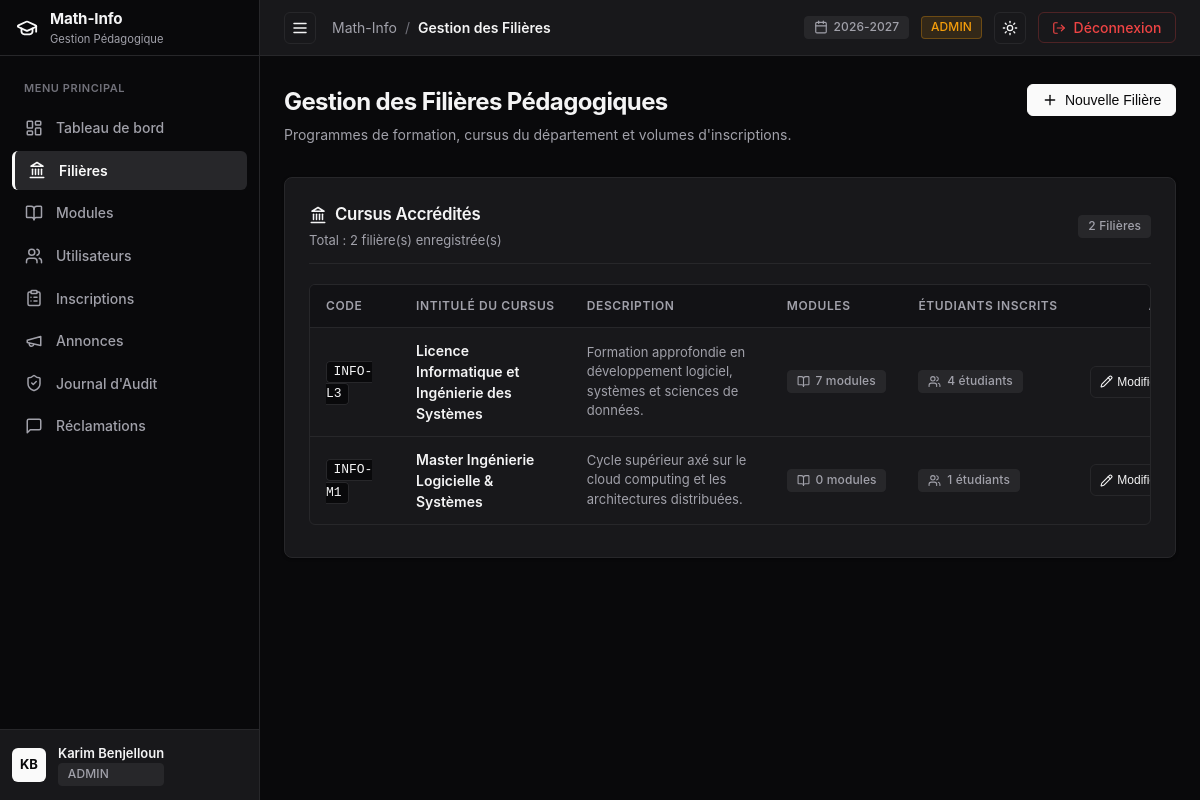
Page /admin/filieres (signed in) on the committed database.
### tables this page shows
CREATE TABLE `utilisateurs` (
  `idUtilisateur` int NOT NULL AUTO_INCREMENT,
  `nom` varchar(100) NOT NULL,
  `prenom` varchar(100) NOT NULL,
  `email` varchar(150) NOT NULL,
  `motDePasse` varchar(255) NOT NULL,
  `role` enum('ADMIN','ENSEIGNANT','ETUDIANT') NOT NULL,
  `dateCreation` timestamp NULL DEFAULT CURRENT_TIMESTAMP,
  PRIMARY KEY (`idUtilisateur`),
  UNIQUE KEY `email` (`email`)
);

CREATE TABLE `filieres` (
  `idFiliere` int NOT NULL AUTO_INCREMENT,
  `code` varchar(20) NOT NULL,
  `intitule` varchar(150) NOT NULL,
  `description` text,
  PRIMARY KEY (`idFiliere`),
  UNIQUE KEY `code` (`code`)
);

### src/Views/admin/filieres.php (the view, shortened to what the rows shown need)
<div style="margin-bottom: 2rem; display: flex; justify-content: space-between; align-items: flex-start; flex-wrap: wrap; gap: 1rem;">
  <div>
    <h1 style="font-size: 1.5rem; font-weight: 700; letter-spacing: -0.025em; color: var(--text-main); margin-bottom: 0.25rem;">
      Gestion des Filières Pédagogiques
    </h1>
    <p style="color: var(--text-muted); font-size: 0.875rem;">
      Programmes de formation, cursus du département et volumes d'inscriptions.
    </p>
  </div>
  <button class="btn btn-primary" data-modal-open="createFiliereModal">
    <?= Icon::get('plus', 16) ?>
    <span>Nouvelle Filière</span>
  </button>
</div>
<div class="card">
  <div class="card-header">
    <div>
      <span class="card-title">
        <?= Icon::get('landmark', 18) ?>
        <span>Cursus Accrédités</span>
      </span>
      <span class="card-desc" style="display: block; margin-top: 0.25rem;">
        Total : <?= count($filieres) ?> filière(s) enregistrée(s)
      </span>
    </div>
    <span class="badge badge-neutral"><?= count($filieres) ?> Filières</span>
  </div>
  <?php if (empty($filieres)): ?>
    <div style="text-align: center; padding: 3rem 1rem; color: var(--text-muted); font-size: 0.875rem;">
      <div style="margin-bottom: 0.5rem; color: var(--text-subtle);"><?= Icon::get('landmark', 32) ?></div>
      Aucune filière configurée pour le moment.
    </div>
  <?php else: ?>
    <div class="table-wrapper">
      <table>
        <thead>
          <tr>
            <th style="min-width: 90px;">Code</th>
            <th style="min-width: 170px;">Intitulé du Cursus</th>
            <th style="min-width: 200px;">Description</th>
            <th style="min-width: 90px;">Modules</th>
            <th style="min-width: 110px;">Étudiants Inscrits</th>
            <th style="min-width: 120px; text-align: right;">Actions</th>
          </tr>
        </thead>
        <tbody>
          <?php foreach ($filieres as $f): ?>
            <tr>
              <td><code><?= htmlspecialchars($f['code']) ?></code></td>
              <td style="font-weight: 600;"><?= htmlspecialchars($f['intitule']) ?></td>
              <td style="color: var(--text-muted); font-size: 0.8125rem; max-width: 320px;">
                <?= htmlspecialchars($f['description'] ?? 'Aucune description spécifiée.') ?>
              </td>
              <td>
                <span class="badge badge-neutral">
                  <?= Icon::get('book-open', 13) ?>
                  <span><?= (int)$f['total_modules'] ?> modules</span>
                </span>
              </td>
              <td>
                <span class="badge badge-neutral">
                  <?= Icon::get('users', 13) ?>
                  <span><?= (int)$f['total_etudiants'] ?> étudiants</span>
                </span>
              </td>
              <td style="text-align: right;">
                <div style="display: inline-flex; gap: 0.35rem;">
                  <button
                    type="button"
                    class="btn btn-outline btn-sm edit-filiere-btn"
                    data-id="<?= $f['idFiliere'] ?>"
                    data-code="<?= htmlspecialchars($f['code']) ?>"
                    data-intitule="<?= htmlspecialchars($f['intitule']) ?>"
                    data-description="<?= htmlspecialchars($f['description'] ?? '') ?>"
                    title="Modifier la filière"
                  >
                    <?= Icon::get('pencil', 13) ?>
                    <span>Modifier</span>
                  </button>
                </div>
              </td>
            </tr>
          <?php endforeach; ?>
        </tbody>
      </table>
    </div>
  <?php endif; ?>
</div>

### src/Utils/Icon.php (shortened to what the rows shown need)
<?php
class Icon {
    public static function get(string $name, int $size = 16, string $extraClass = ''): string {
        $classAttr = 'lucide-icon' . ($extraClass !== '' ? ' ' . $extraClass : '');
        $svgAttrs = sprintf(
            'xmlns="http://www.w3.org/2000/svg" width="%d" height="%d" viewBox="0 0 24 24" fill="none" stroke="currentColor" stroke-width="2" stroke-linecap="round" stroke-linejoin="round" class="%s"',
            $size,
            $size,
            htmlspecialchars($classAttr)
        );
        switch ($name) {
            case 'graduation-cap':
                return "<svg {$svgAttrs}><path d=\"M21.42 10.922a1 1 0 0 0-.019-1.838L12.83 5.18a2 2 0 0 0-1.66 0L2.6 9.08a1 1 0 0 0 0 1.832l8.57 3.908a2 2 0 0 0 1.66 0z\"/><path d=\"M22 10v6\"/><path d=\"M6 12.5V16a6 3 0 0 0 12 0v-3.5\"/></svg>";
            case 'layout-dashboard':
                return "<svg {$svgAttrs}><rect width=\"7\" height=\"9\" x=\"3\" y=\"3\" rx=\"1\"/><rect width=\"7\" height=\"5\" x=\"14\" y=\"3\" rx=\"1\"/><rect width=\"7\" height=\"9\" x=\"14\" y=\"12\" rx=\"1\"/><rect width=\"7\" height=\"5\" x=\"3\" y=\"16\" rx=\"1\"/></svg>";
            case 'landmark':
                return "<svg {$svgAttrs}><line x1=\"3\" x2=\"21\" y1=\"22\" y2=\"22\"/><line x1=\"6\" x2=\"6\" y1=\"18\" y2=\"11\"/><line x1=\"10\" x2=\"10\" y1=\"18\" y2=\"11\"/><line x1=\"14\" x2=\"14\" y1=\"18\" y2=\"11\"/><line x1=\"18\" x2=\"18\" y1=\"18\" y2=\"11\"/><polygon points=\"12 2 20 7 4 7\"/></svg>";
            case 'book-open':
                return "<svg {$svgAttrs}><path d=\"M12 7v14\"/><path d=\"M3 18a1 1 0 0 1-1-1V4a1 1 0 0 1 1-1h5a4 4 0 0 1 4 4 4 4 0 0 1 4-4h5a1 1 0 0 1 1 1v13a1 1 0 0 1-1 1h-6a3 3 0 0 0-3 3 3 3 0 0 0-3-3z\"/></svg>";
            case 'users':
                return "<svg {$svgAttrs}><path d=\"M16 21v-2a4 4 0 0 0-4-4H6a4 4 0 0 0-4 4v2\"/><circle cx=\"9\" cy=\"7\" r=\"4\"/><path d=\"M22 21v-2a4 4 0 0 0-3-3.87\"/><path d=\"M16 3.13a4 4 0 0 1 0 7.75\"/></svg>";
            case 'clipboard-list':
                return "<svg {$svgAttrs}><rect width=\"8\" height=\"4\" x=\"8\" y=\"2\" rx=\"1\" ry=\"1\"/><path d=\"M16 4h2a2 2 0 0 1 2 2v14a2 2 0 0 1-2 2H6a2 2 0 0 1-2-2V6a2 2 0 0 1 2-2h2\"/><path d=\"M12 11h4\"/><path d=\"M12 16h4\"/><path d=\"M8 11h.01\"/><path d=\"M8 16h.01\"/></svg>";
            case 'megaphone':
                return "<svg {$svgAttrs}><path d=\"m3 11 18-5v12L3 14v-3z\"/><path d=\"M11.6 16.8a3 3 0 1 1-5.8-1.6\"/></svg>";
            case 'shield-check':
                return "<svg {$svgAttrs}><path d=\"M20 13c0 5-3.5 7.5-7.66 8.95a1 1 0 0 1-.67-.01C7.5 20.5 4 18 4 13V6a1 1 0 0 1 1-1c2 0 4.5-1.2 6.24-2.72a1.17 1.17 0 0 1 1.52 0C14.51 3.81 17 5 19 5a1 1 0 0 1 1 1z\"/><path d=\"m9 12 2 2 4-4\"/></svg>";
            case 'calendar':
                return "<svg {$svgAttrs}><path d=\"M8 2v4\"/><path d=\"M16 2v4\"/><rect width=\"18\" height=\"18\" x=\"3\" y=\"4\" rx=\"2\"/><path d=\"M3 10h18\"/></svg>";
            case 'sun':
                return "<svg {$svgAttrs}><circle cx=\"12\" cy=\"12\" r=\"4\"/><path d=\"M12 2v2\"/><path d=\"M12 20v2\"/><path d=\"m4.93 4.93 1.41 1.41\"/><path d=\"m17.66 17.66 1.41 1.41\"/><path d=\"M2 12h2\"/><path d=\"M20 12h2\"/><path d=\"m6.34 17.66-1.41 1.41\"/><path d=\"m19.07 4.93-1.41 1.41\"/></svg>";
            case 'log-out':
                return "<svg {$svgAttrs}><path d=\"M9 21H5a2 2 0 0 1-2-2V5a2 2 0 0 1 2-2h4\"/><polyline points=\"16 17 21 12 16 7\"/><line x1=\"21\" x2=\"9\" y1=\"12\" y2=\"12\"/></svg>";
            case 'pencil':
                return "<svg {$svgAttrs}><path d=\"M21.174 6.812a1 1 0 0 0-3.986-3.987L3.842 16.174a2 2 0 0 0-.5.83l-1.321 4.352a.5.5 0 0 0 .623.622l4.353-1.32a2 2 0 0 0 .83-.497z\"/><path d=\"m15 5 4 4\"/></svg>";
            case 'trash-2':
                return "<svg {$svgAttrs}><path d=\"M3 6h18\"/><path d=\"M19 6v14c0 1-1 2-2 2H7c-1 0-2-1-2-2V6\"/><path d=\"M8 6V4c0-1 1-2 2-2h4c1 0 2 1 2 2v2\"/><line x1=\"10\" x2=\"10\" y1=\"11\" y2=\"17\"/><line x1=\"14\" x2=\"14\" y1=\"11\" y2=\"17\"/></svg>";
            case 'plus':
                return "<svg {$svgAttrs}><path d=\"M5 12h14\"/><path d=\"M12 5v14\"/></svg>";
            case 'x':
                return "<svg {$svgAttrs}><path d=\"M18 6 6 18\"/><path d=\"m6 6 12 12\"/></svg>";
            case 'menu':
                return "<svg {$svgAttrs}><line x1=\"4\" x2=\"20\" y1=\"12\" y2=\"12\"/><line x1=\"4\" x2=\"20\" y1=\"6\" y2=\"6\"/><line x1=\"4\" x2=\"20\" y1=\"18\" y2=\"18\"/></svg>";
            case 'arrow-right':
                return "<svg {$svgAttrs}><path d=\"M5 12h14\"/><path d=\"m12 5 7 7-7 7\"/></svg>";
            case 'message-square':
                return "<svg {$svgAttrs}><path d=\"M21 15a2 2 0 0 1-2 2H7l-4 4V5a2 2 0 0 1 2-2h14a2 2 0 0 1 2 2z\"/></svg>";
        }
    }
}

### src/Views/layout/main.php (shortened to what the rows shown need)
<?php
$currentUser = Auth::user();
$currentRole = Auth::role();
$activeNav = $activeNav ?? 'dashboard';
?>
<!DOCTYPE html>
<html lang="fr" data-theme="dark">
<head>
  <link rel="stylesheet" href="/css/style.css">
</head>
<body class="app-shell">
  <aside id="sidebar" class="sidebar">
    <div class="sidebar-header">
      <a href="/" class="sidebar-brand">
        <span class="brand-icon"><?= Icon::get('graduation-cap', 22) ?></span>
        <div class="brand-text">
          <span class="brand-name">Math-Info</span>
          <span class="brand-sub">Gestion Pédagogique</span>
        </div>
      </a>
    </div>
    <nav class="sidebar-nav">
      <div class="nav-section-title">Menu Principal</div>
      <?php if ($currentRole === 'ADMIN'): ?>
        <a href="/admin/dashboard" class="nav-item <?= $activeNav === 'dashboard' ? 'active' : '' ?>">
          <span class="nav-icon"><?= Icon::get('layout-dashboard', 18) ?></span>
          <span class="nav-label">Tableau de bord</span>
        </a>
        <a href="/admin/filieres" class="nav-item <?= $activeNav === 'filieres' ? 'active' : '' ?>">
          <span class="nav-icon"><?= Icon::get('landmark', 18) ?></span>
          <span class="nav-label">Filières</span>
        </a>
        <a href="/admin/modules" class="nav-item <?= $activeNav === 'modules' ? 'active' : '' ?>">
          <span class="nav-icon"><?= Icon::get('book-open', 18) ?></span>
          <span class="nav-label">Modules</span>
        </a>
        <a href="/admin/utilisateurs" class="nav-item <?= $activeNav === 'utilisateurs' ? 'active' : '' ?>">
          <span class="nav-icon"><?= Icon::get('users', 18) ?></span>
          <span class="nav-label">Utilisateurs</span>
        </a>
        <a href="/admin/inscriptions" class="nav-item <?= $activeNav === 'inscriptions' ? 'active' : '' ?>">
          <span class="nav-icon"><?= Icon::get('clipboard-list', 18) ?></span>
          <span class="nav-label">Inscriptions</span>
        </a>
        <a href="/admin/annonces" class="nav-item <?= $activeNav === 'annonces' ? 'active' : '' ?>">
          <span class="nav-icon"><?= Icon::get('megaphone', 18) ?></span>
          <span class="nav-label">Annonces</span>
        </a>
        <a href="/admin/audit" class="nav-item <?= $activeNav === 'audit' ? 'active' : '' ?>">
          <span class="nav-icon"><?= Icon::get('shield-check', 18) ?></span>
          <span class="nav-label">Journal d'Audit</span>
        </a>
        <a href="/admin/reclamations" class="nav-item <?= $activeNav === 'reclamations' ? 'active' : '' ?>">
          <span class="nav-icon"><?= Icon::get('message-square', 18) ?></span>
          <span class="nav-label">Réclamations</span>
        </a>
      <?php endif; ?>
    </nav>
    <div class="sidebar-footer">
      <div class="user-profile-widget">
        <div class="user-avatar">
          <?= strtoupper(substr($currentUser ? $currentUser->getPrenom() : 'U', 0, 1) . substr($currentUser ? $currentUser->getNom() : 'S', 0, 1)) ?>
        </div>
        <div class="user-meta">
          <span class="user-name"><?= htmlspecialchars($currentUser ? $currentUser->getNomComplet() : 'Utilisateur') ?></span>
          <span class="user-role-badge badge badge-neutral"><?= htmlspecialchars($currentRole ?? '') ?></span>
        </div>
      </div>
    </div>
  </aside>
  <div class="main-wrapper">
    <header class="app-topbar">
      <div class="topbar-left">
        <button id="sidebarToggle" class="btn btn-icon sidebar-toggle-btn-topbar" title="Basculer le menu" aria-label="Menu">
          <?= Icon::get('menu', 18) ?>
        </button>
        <div class="breadcrumb">
          <span class="breadcrumb-root">Math-Info</span>
          <span class="breadcrumb-sep">/</span>
          <span class="breadcrumb-current"><?= htmlspecialchars($title ?? 'Dashboard') ?></span>
        </div>
      </div>
      <div class="topbar-right">
        <div class="badge badge-neutral" title="Année Universitaire en cours">
          <?= Icon::get('calendar', 14) ?>
          <span>2026-2027</span>
        </div>
        <?php if ($currentRole === 'ADMIN'): ?>
          <span class="badge badge-warning">ADMIN</span>
        <?php elseif ($currentRole === 'ENSEIGNANT'): ?>
          <span class="badge badge-neutral">ENSEIGNANT</span>
        <?php else: ?>
          <span class="badge badge-neutral">ÉTUDIANT</span>
        <?php endif; ?>
        <button id="themeToggle" class="btn btn-icon" title="Basculer Mode Clair/Sombre" aria-label="Basculer Thème">
          <span id="themeIcon"><?= Icon::get('sun', 16) ?></span>
        </button>
        <a href="/logout" class="btn btn-destructive" title="Déconnexion">
          <?= Icon::get('log-out', 14) ?>
          <span class="desktop-only">Déconnexion</span>
        </a>
      </div>
    </header>
    <main class="page-content">
      <div class="content-container">
        <?= $content ?>
      </div>
    </main>
  </div>
</body>
</html>

### rows in the picture
utilisateurs: prenom+nom "KB", prenom+nom "Karim Benjelloun"
filieres: code "INFO-L3", intitule "Licence Informatique et Ingénierie des Systèmes", description "Formation approfondie en développement logiciel, systèmes et sciences de données.", total_modules "7", total_etudiants "4"
filieres: code "INFO-M1", intitule "Master Ingénierie Logicielle & Systèmes", description "Cycle supérieur axé sur le cloud computing et les architectures distribuées.", total_modules "0", total_etudiants "1"

### other values in the picture
$currentRole "ADMIN"
$title "Gestion des Filières"
count($filieres) "2"
